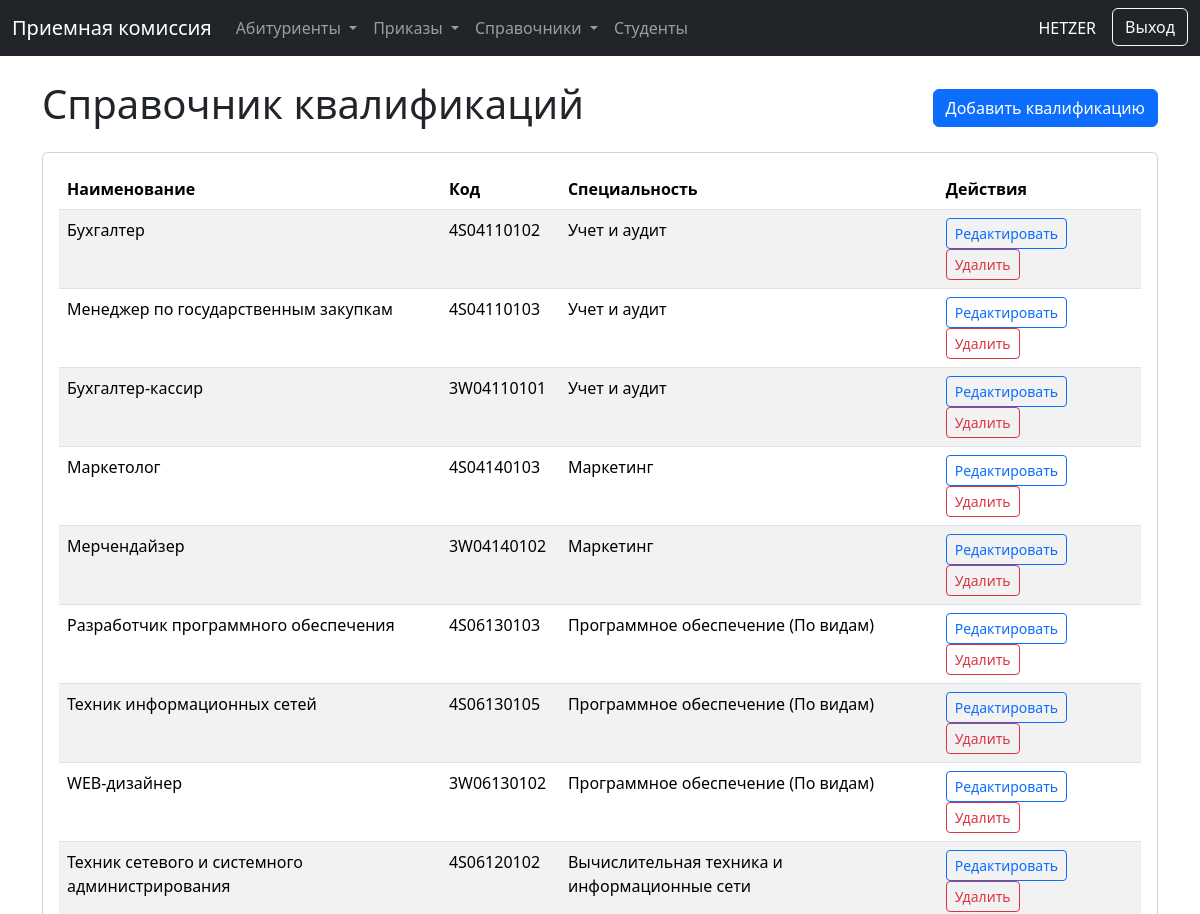
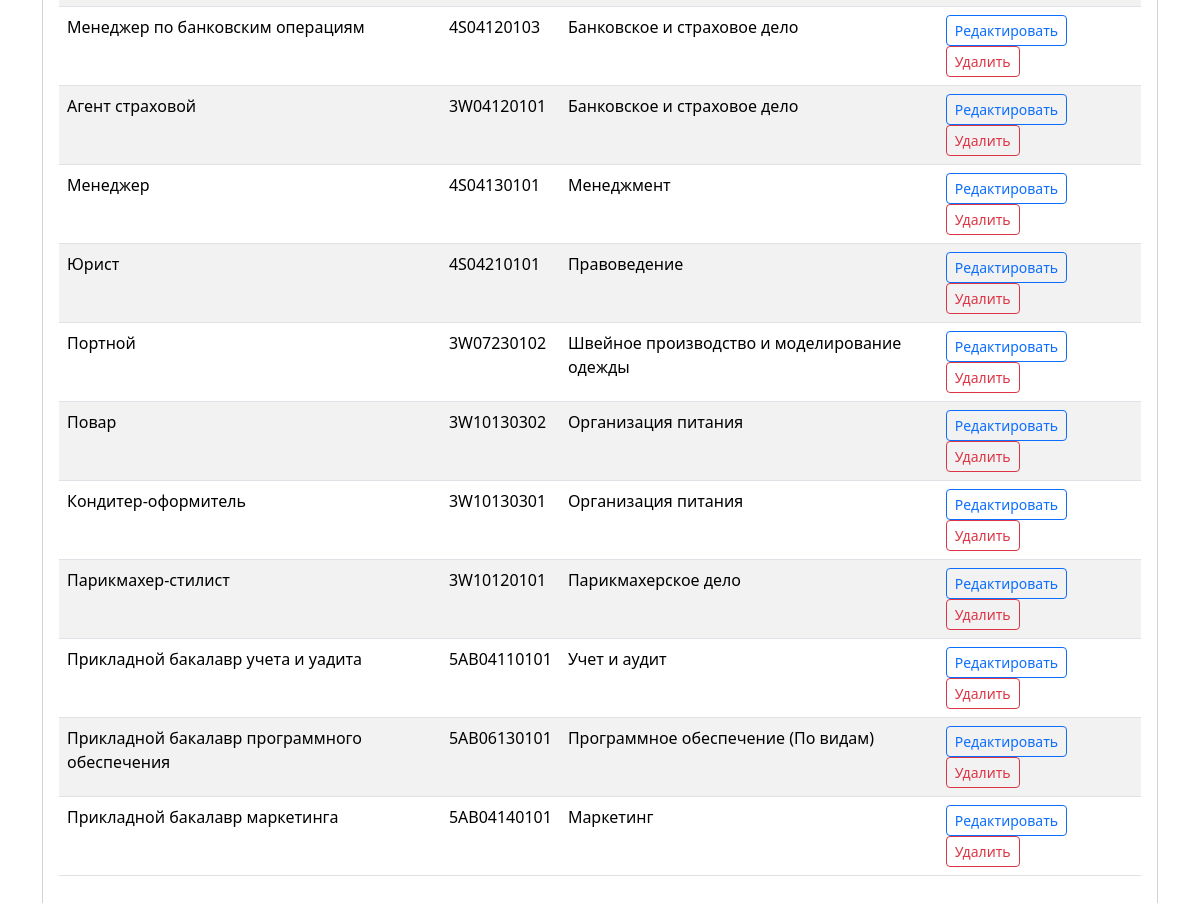
The page /handbooks/qualifications/ (signed in) on the database its author committed (2 pictures, top to bottom).
### handbooks/models.py (models this page shows, shortened)
class Qualification(models.Model):
    code = models.CharField(
        max_length=50,
        verbose_name="Код специальности",
        default='' # Добавляем пустую строку как значение по умолчанию
    )
    name = models.CharField(max_length=255, verbose_name="Наименование квалификации")
    specialty = models.ForeignKey(Specialty, on_delete=models.CASCADE, related_name="qualifications", verbose_name="Специальность")
    is_worker_qualification = models.BooleanField(default=False, verbose_name="Рабочая квалификация")
    class Meta:
        verbose_name = "Квалификация"
        verbose_name_plural = "Квалификации"

class Specialty(models.Model):
    code = models.CharField(
        max_length=50,
        verbose_name="Код специальности",
        default='' # Добавляем пустую строку как значение по умолчанию
    )
    name = models.CharField(max_length=255, verbose_name="Наименование специальности")
    class Meta:
        verbose_name = "Специальность"
        verbose_name_plural = "Специальности"

### handbooks/views.py (the view)
# urls.py: path('qualifications/', views.QualificationListView.as_view(), name='qualification_list'),
class QualificationListView(LoginRequiredMixin, PermissionRequiredMixin, ListView):
    model = Qualification
    permission_required = 'handbooks.view_qualification'
    template_name = 'handbooks/qualification_list.html'
    context_object_name = 'qualifications'
    queryset = Qualification.objects.select_related('specialty').all()

### handbooks/templates/handbooks/qualification_list.html (shortened to what this page needs)
{% extends "./base.html" %}
{% block content %}
<div class="d-flex justify-content-between align-items-center mb-3">
    <h1>Справочник квалификаций</h1>
    {% if perms.handbooks.add_qualification %}
    <a href="{% url 'qualification_add' %}" class="btn btn-primary">Добавить квалификацию</a>
    {% endif %}
</div>
<div class="card">
    <div class="card-body">
        <table class="table table-striped table-hover">
            <thead>
                <tr>
                    <th>Наименование</th>
                    <th>Код</th>
                    <th>Специальность</th>
                    <th>Действия</th>
                </tr>
            </thead>
            <tbody>
                {% for qualification in qualifications %}
                <tr>
                    <td>{{ qualification.name }}</td>
                    <td>{{ qualification.code }}</td>
                    <td>{{ qualification.specialty.name }}</td>
                    <td>
                        {% if perms.handbooks.change_qualification %}
                        <a href="{% url 'qualification_edit' qualification.pk %}" class="btn btn-sm btn-outline-primary">Редактировать</a>
                        {% endif %}
                        {% if perms.handbooks.delete_qualification %}
                        <a href="{% url 'qualification_delete' qualification.pk %}" class="btn btn-sm btn-outline-danger">Удалить</a>
                        {% endif %}
                    </td>
                </tr>
                {% empty %}
                <tr>
                    <td colspan="4" class="text-center">Квалификации не найдены.</td>
                </tr>
                {% endfor %}
            </tbody>
        </table>
    </div>
</div>
{% endblock %}

### handbooks/templates/handbooks/base.html (shortened to what this page needs)
<!DOCTYPE html>
<html lang="ru">
<head>
    <link href="https://cdn.jsdelivr.net/npm/bootstrap@5.3.2/dist/css/bootstrap.min.css" rel="stylesheet">
</head>
<body>
    <nav class="navbar navbar-expand-lg navbar-dark bg-dark mb-4">
    <div class="container-fluid">
        <a class="navbar-brand" href="{% url 'dashboard' %}">Приемная комиссия</a>
        <div class="collapse navbar-collapse" id="mainNavbar">
            <ul class="navbar-nav me-auto mb-2 mb-lg-0">
                {% if perms.enrollment.view_applicant or perms.enrollment.add_applicant %}
                <li class="nav-item dropdown">
                    <a class="nav-link dropdown-toggle" href="#" id="applicantsDropdown" role="button" data-bs-toggle="dropdown" aria-expanded="false">
                        Абитуриенты
                    </a>
                </li>
                {% endif %}
                {% if perms.enrollment.view_order or perms.enrollment.add_order %}
                <li class="nav-item dropdown">
                    <a class="nav-link dropdown-toggle" href="#" id="ordersDropdown" role="button" data-bs-toggle="dropdown" aria-expanded="false">
                        Приказы
                    </a>
                </li>
                {% endif %}
                <li class="nav-item dropdown">
    <a class="nav-link dropdown-toggle" href="#" id="navbarDropdown" role="button" data-bs-toggle="dropdown" aria-expanded="false">
        Справочники
    </a>
</li>
<li class="nav-item">
    {% if perms.enrollment.view_student %}
    <a class="nav-link" href="{% url 'student_list' %}">Студенты</a>
    {% endif %}
</li>
            </ul>
            <div class="d-flex">
                <span class="navbar-text text-white me-3">{{ user.username }}</span>
                <form action="{% url 'logout' %}" method="post">
                    <button type="submit" class="btn btn-outline-light">Выход</button>
                </form>
            </div>
        </div>
    </div>
</nav>
    <main class="container mt-4">
        {% block content %}{% endblock %}
    </main>
</body>
</html>

### rows shown on the page
Qualification: name "Бухгалтер", code "4S04110102", specialty.name "Учет и аудит"
Qualification: name "Менеджер по государственным закупкам", code "4S04110103", specialty.name "Учет и аудит"
Qualification: name "Бухгалтер-кассир", code "3W04110101", specialty.name "Учет и аудит"
Qualification: name "Маркетолог", code "4S04140103", specialty.name "Маркетинг"
Qualification: name "Мерчендайзер", code "3W04140102", specialty.name "Маркетинг"
Qualification: name "Разработчик программного обеспечения", code "4S06130103", specialty.name "Программное обеспечение (По видам)"
Qualification: name "Техник информационных сетей", code "4S06130105", specialty.name "Программное обеспечение (По видам)"
Qualification: name "WEB-дизайнер", code "3W06130102", specialty.name "Программное обеспечение (По видам)"
Qualification: name "Техник сетевого и системного администрирования", code "4S06120102", specialty.name "Вычислительная техника и информационные сети"
Qualification: name "Менеджер по банковским операциям", code "4S04120103", specialty.name "Банковское и страховое дело"
Qualification: name "Агент страховой", code "3W04120101", specialty.name "Банковское и страховое дело"
Qualification: name "Менеджер", code "4S04130101", specialty.name "Менеджмент"
Qualification: name "Юрист", code "4S04210101", specialty.name "Правоведение"
Qualification: name "Портной", code "3W07230102", specialty.name "Швейное производство и моделирование одежды"
Qualification: name "Повар", code "3W10130302", specialty.name "Организация питания"
Qualification: name "Кондитер-оформитель", code "3W10130301", specialty.name "Организация питания"
Qualification: name "Парикмахер-стилист", code "3W10120101", specialty.name "Парикмахерское дело"
Qualification: name "Прикладной бакалавр учета и уадита", code "5АВ04110101", specialty.name "Учет и аудит"
Qualification: name "Прикладной бакалавр программного обеспечения", code "5АВ06130101", specialty.name "Программное обеспечение (По видам)"
Qualification: name "Прикладной бакалавр маркетинга", code "5АВ04140101", specialty.name "Маркетинг"

### other values the page prints
{{ user.username }} "HETZER"
